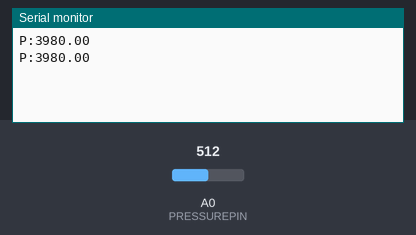
The sketch below on a simulated Arduino Uno, built with avr-gcc and run on an emulated ATmega328P. Parts: the last lines printed to the serial monitor. Inputs (shaded band) come from the test bench; at power-on: A0 (PRESSUREPIN) = 512.

Above: at 1.2 s.
1.3 s: A0 (PRESSUREPIN) set to 716
At 2.6 s:
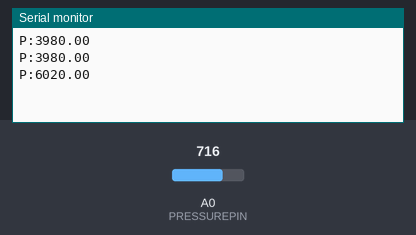
2.8 s: A0 (PRESSUREPIN) set to 900
At 4.1 s:
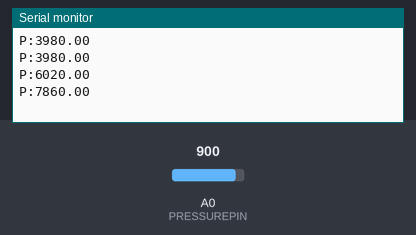
Timing chart, 0 to 5.8 s (numbered marks = the images above; inputs shaded):
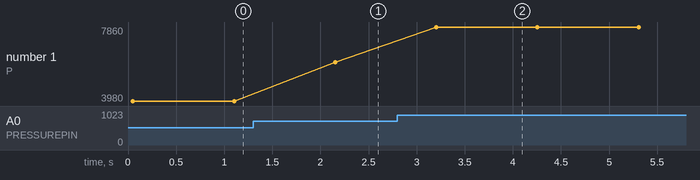

The sketch:

pressure_transducer_testing.ino
```cpp
// which analog pin to connect
#define PRESSUREPIN A0
// how many samples to take and average, more takes longer
// but is more 'smooth'
#define NUMSAMPLES 5

void setup(void)
{
  Serial.begin(115200);
}

void loop(void)
{
  uint8_t i;
  float average = 0;

  // take N samples in a row, with a slight delay
  for (i=0; i< NUMSAMPLES; i++)
  {
    average += analogRead(PRESSUREPIN);
    delay(10);
  }

  average /= NUMSAMPLES;

  // read pressure sensor
  // convert to psi based off of observed behavior with sensor
  // and bicycle pump
  float pressure1 = (average - 114) * 10;
  Serial.print("P:");
  Serial.println(pressure1);


  delay(1000);
}

//00psi = 114-115
//20psi = 116-117
//40psi = 118-119
//60psi = 119-120
//65psi = 119-121
//80psi = 122
//85psi = 122-123
//105psi= 124-125
```

Measured:
- after the input at 1.3 s, the serial monitor: prints a new line after 0.85 s (image 1)
- after the input at 2.8 s, the serial monitor: prints a new line after 0.40 s (image 2)
- plotted number 1: 3980 → 6020 after the input at 1.3 s, 6020 → 7860 after the input at 2.8 s
